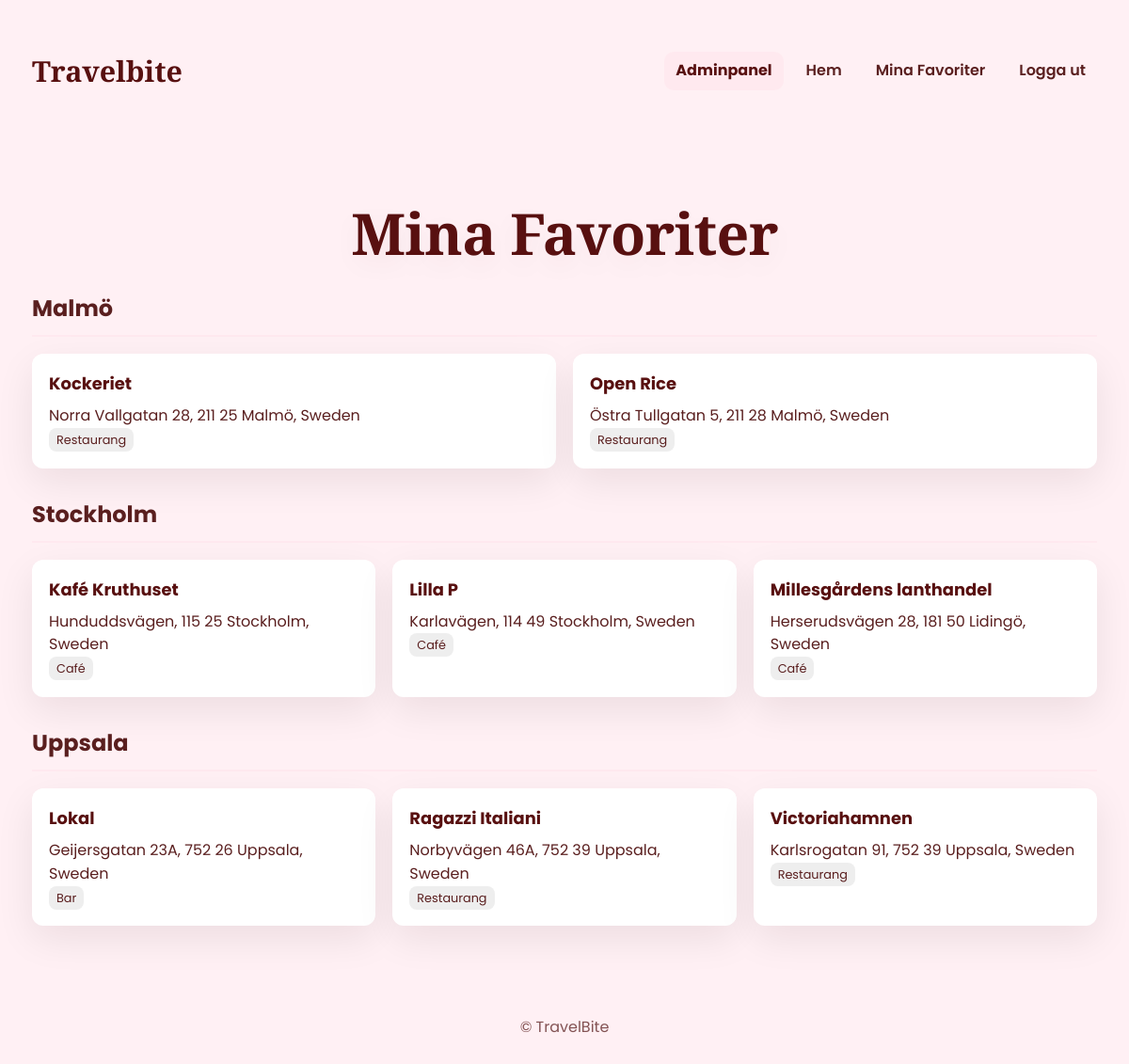
The app's page /views/favorites.php (signed in) with its own data.
### tables this page shows
CREATE TABLE places (
        place_id INTEGER PRIMARY KEY AUTOINCREMENT,
        place_name TEXT NOT NULL,
        place_address TEXT,
        latitude REAL,
        longitude REAL,
        city_id INTEGER NOT NULL,
        category_id INTEGER,
        FOREIGN KEY(city_id) REFERENCES city(city_id) ON DELETE CASCADE,
        FOREIGN KEY(category_id) REFERENCES category(category_id) ON DELETE SET NULL
    );

CREATE TABLE category (
        category_id INTEGER PRIMARY KEY AUTOINCREMENT,
        type TEXT NOT NULL UNIQUE
    );

### include/auth.php (called while the page is built, shortened)
<?php
function get_user_id(): ?int {
    return $_SESSION['user_id'] ?? null;
}

### models/favorites.php (called while the page is built, shortened)
<?php
function getFavoritesByUserId(PDO $pdo, int $user_id): array {
    $stmt = $pdo->prepare("
        SELECT
            p.place_id,
            p.place_name,
            p.place_address,
            c.city_name,
            cat.type AS category_name
        FROM favorites f
        JOIN places p ON p.place_id = f.place_id
        JOIN city c ON p.city_id = c.city_id
        LEFT JOIN category cat ON p.category_id = cat.category_id
        WHERE f.user_id = ?
        ORDER BY c.city_name, p.place_name
    ");
    $stmt->execute([$user_id]);
    return $stmt->fetchAll(PDO::FETCH_ASSOC);
}

### views/favorites.php (the view, shortened to what this page needs)
<?php
require_once __DIR__ . '/../include/auth.php';
require_once __DIR__ . '/../models/favorites.php';
$pdo = getDB();
$user_id = get_user_id();
$favorites_flat = getFavoritesByUserId($pdo, $user_id);
$favorites_by_city = [];
foreach ($favorites_flat as $place) {
    $favorites_by_city[$place['city_name']][] = $place;
}
include 'partials/header.php';
?>
<h1 class="page-title">Mina Favoriter</h1>
<?php if (empty($favorites_by_city)): ?>
    <div class="card" style="text-align: center; padding: 40px;">
        <p>Du har inte sparat några favoriter än.</p>
        <p>Klicka på hjärtat ♡ bredvid en restaurang för att lägga till den här.</p>
    </div>
<?php else: ?>
    <?php foreach ($favorites_by_city as $city_name => $places): ?>
        <h2 style="margin-top: 30px; border-bottom: 2px solid var(--section-pink); padding-bottom: 10px;">
            <?= htmlspecialchars($city_name) ?>
        </h2>
        <div class="places-grid">
            <?php foreach ($places as $place): ?>
                <div class="place-card">
                    <a href="/Grupparbete/restaurant.php?name=<?= urlencode($place['place_name']) ?>&city=<?= urlencode($place['city_name']) ?>&address=<?= urlencode($place['place_address'] ?? '') ?>">
                        <h2><?= htmlspecialchars($place['place_name']) ?></h2>
                        <p><?= htmlspecialchars($place['place_address'] ?? 'Adress saknas') ?></p>
                        <?php if (!empty($place['category_name'])): ?>
                            <span class="category-tag" style="background-color: #eee; padding: 4px 8px; border-radius: 8px; font-size: 0.8em;">
                                <?= htmlspecialchars($place['category_name']) ?>
                            </span>
                        <?php endif; ?>
                    </a>
                </div>
            <?php endforeach; ?>
        </div>
    <?php endforeach; ?>
<?php endif; ?>
<?php include 'partials/footer.php'; ?>

### css/kod.css (style rules this page uses)
:root { --bg-pink:#fff0f4; --section-pink:#ffe9ef; --card-white:#ffffff; --accent-deep:#581010; --muted:#5a1f1f; --radius:14px; --shadow:0 14px 40px rgba(20,18,18,0.08); --max-width:1200px; }
* { box-sizing:border-box;margin:0;padding:0 }
html,body { height:100% }
body { font-family:'Poppins',system-ui,-apple-system,"Segoe UI",Roboto,Arial,sans-serif; background: var(--bg-pink); color:var(--muted); -webkit-font-smoothing:antialiased; -moz-osx-font-smoothing:grayscale; line-height:1.55; min-height:100vh; position:relative; }
body::after { content:""; position:fixed;inset:0;pointer-events:none; background-image:url('https://www.transparenttextures.com/patterns/diagmonds.png'); opacity:0.03;z-index:0; }
.page-title { font-family:'Playfair Display',serif; text-align:center; font-size:3.8rem; margin:14px auto 6px; color:var(--accent-deep); max-width:1100px; line-height:1.02; letter-spacing:-0.01em; font-weight:700; text-shadow:0 10px 30px rgba(88,16,16,0.06); }
.places-grid { display:grid; grid-template-columns: repeat(auto-fit, minmax(280px, 1fr)); gap:18px; margin-top:18px; }
.place-card { background:var(--card-white);border-radius:12px;padding:18px;box-shadow:var(--shadow);transition:transform .18s,box-shadow .18s; }
.place-card a { color:var(--muted);text-decoration:none;display:block }
.place-card h2 { color:var(--accent-deep);margin:0 0 8px;font-size:1.12rem }
.place-card { position: relative; }

### records on screen
places: place_name "Kockeriet", place_address "Norra Vallgatan 28, 211 25 Malmö, Sweden", category.type "Restaurang"
places: place_name "Open Rice", place_address "Östra Tullgatan 5, 211 28 Malmö, Sweden", category.type "Restaurang"
places: place_name "Kafé Kruthuset", place_address "Hunduddsvägen, 115 25 Stockholm, Sweden", category.type "Café"
places: place_name "Lilla P", place_address "Karlavägen, 114 49 Stockholm, Sweden", category.type "Café"
places: place_name "Millesgårdens lanthandel", place_address "Herserudsvägen 28, 181 50 Lidingö, Sweden", category.type "Café"
places: place_name "Lokal", place_address "Geijersgatan 23A, 752 26 Uppsala, Sweden", category.type "Bar"
places: place_name "Ragazzi Italiani", place_address "Norbyvägen 46A, 752 39 Uppsala, Sweden", category.type "Restaurang"
places: place_name "Victoriahamnen", place_address "Karlsrogatan 91, 752 39 Uppsala, Sweden", category.type "Restaurang"

### other values on screen
$city_name "Malmö"
$city_name "Stockholm"
$city_name "Uppsala"
